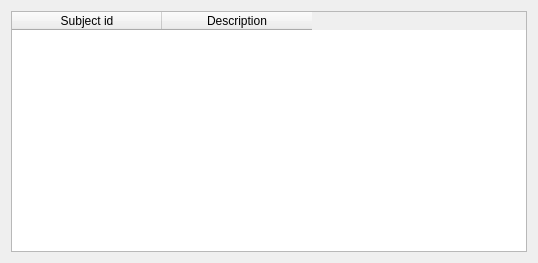
<?xml version="1.0" encoding="UTF-8"?>
<ui version="4.0">
 <class>SubjectsDialog</class>
 <widget class="QewExtensibleDialog" name="SubjectsDialog">
  <property name="geometry">
   <rect>
    <x>0</x>
    <y>0</y>
    <width>538</width>
    <height>263</height>
   </rect>
  </property>
  <property name="sizePolicy">
   <sizepolicy hsizetype="Expanding" vsizetype="Expanding">
    <horstretch>0</horstretch>
    <verstretch>0</verstretch>
   </sizepolicy>
  </property>
  <property name="windowTitle">
   <string>ewExtensibleDialog</string>
  </property>
  <property name="toolTip">
   <string/>
  </property>
  <property name="whatsThis">
   <string/>
  </property>
  <layout class="QVBoxLayout" name="verticalLayout">
   <item>
    <widget class="QTableWidget" name="subjectsTableWidget">
     <property name="columnCount">
      <number>2</number>
     </property>
     <attribute name="horizontalHeaderDefaultSectionSize">
      <number>150</number>
     </attribute>
     <column>
      <property name="text">
       <string>Subject id</string>
      </property>
     </column>
     <column>
      <property name="text">
       <string>Description</string>
      </property>
     </column>
    </widget>
   </item>
  </layout>
 </widget>
 <customwidgets>
  <customwidget>
   <class>QewExtensibleDialog</class>
   <extends>QDialog</extends>
   <header>qewextensibledialog.h</header>
   <container>1</container>
  </customwidget>
 </customwidgets>
 <resources/>
 <connections/>
</ui>
